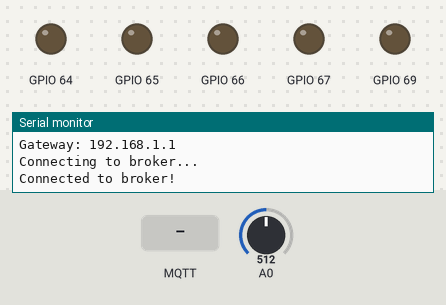
Simulated run of this sketch. Board: ESP8266 (NodeMCU). On the bench: output pins drawn as LEDs (lit = HIGH), the last lines printed to the serial monitor. Inputs (shaded band) come from the test bench; at power-on: A0 = 512. WiFi joins after 1.5 s; servers stay silent unless stated; no MQTT or app messages arrive unless stated.

Above: at 2.7 s.
2.8 s: MQTT message "singleValveOn" arrives on the first subscribed topic
At 3.2 s:
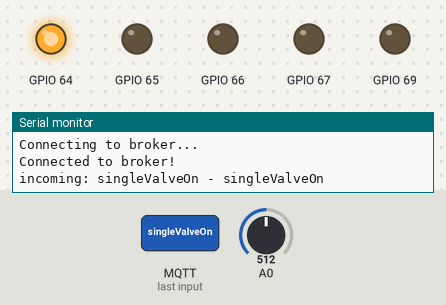
4.3 s: MQTT message "5" arrives on the first subscribed topic
At 4.6 s:
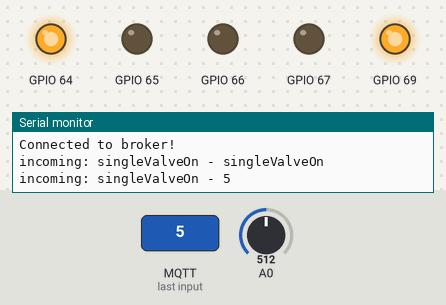
5.8 s: MQTT message "singleValveOn" arrives on the second subscribed topic
At 6.8 s:
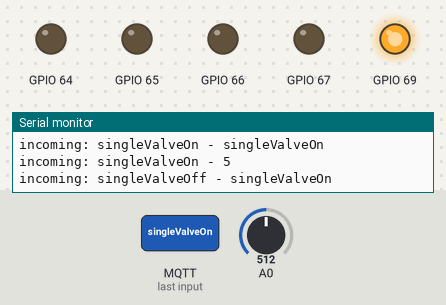
7.3 s: MQTT message "1" arrives on the first subscribed topic
At 8.1 s:
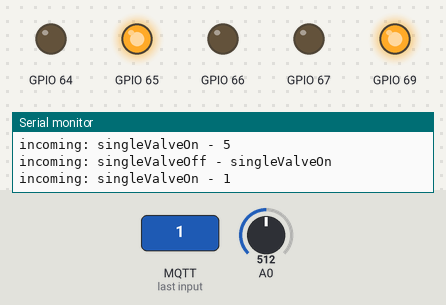
8.8 s: MQTT message "singleValveOff" arrives on the first subscribed topic
At 9.1 s:
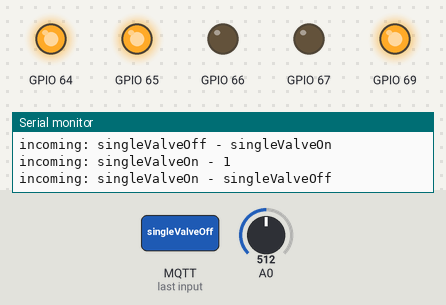
10.3 s: MQTT message "5" arrives on the second subscribed topic
At 11.3 s:
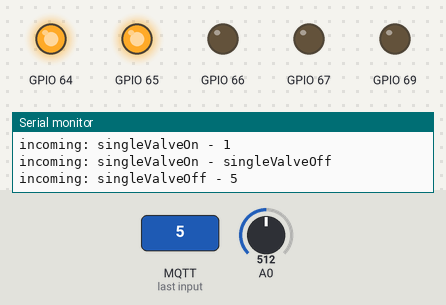
Timing chart, 0 to 12.8 s (numbered marks = the images above; inputs shaded):
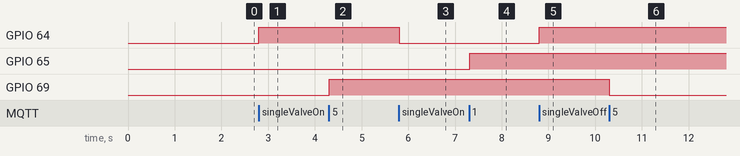

The sketch:

GPIO_test.ino
```cpp
#include <ESP8266WiFi.h>
#include <Wire.h>
#include <MQTT.h>  // MQTT Library by Joel Gaehwiler, https://github.com/256dpi/arduino-mqtt
#include <Adafruit_MCP23017.h>

// What SSID do you want to connect to, and what's the password?
const char ssid[] = "Apogee";
const char pass[] = "PerformHumanSimulator";

// Variables for commanding a prescribed valve-open time
bool holdOpenSwitch = false;
unsigned long commandedBurnTimeMicros;
unsigned long openedMicros;  // The time at which the valve was commanded to be opened

// Set the publish rate (in milliseconds) for publishing pressure values
float pubRate = 100;
int sensorValue = 0;
int valveID = 0;

// Variables for timekeeping while performing "parallel" processes
unsigned long currentMillis;
unsigned long currentMicros;
unsigned long previousMillis = 0;
unsigned long previousMicros = 0;

// Because I'm using a NodeMCU Amica microcontroller (which uses some other chipset), I
// need to redefine the pins to match how they're labeled on the board.
// For example: Pin D7 on the NodeMCU Amica actually corresponds to Pin 13 in the code.
// I don't know why this is a thing, but it is.
// The reassignment below was pulled from a github discussion forum.
// Now, instead of referring to Pin 13, call it Pin D7 (for example).
#define D0 16
#define D1 5  // I2C Bus SCL (clock), also the clock for the thermocouple
#define D2 4  // I2C Bus SDA (data) Chip select (CS) pin for thermocouple
#define D3 0  // Data out pin (DO) for thermocouple
#define D4 2  // Same as "LED_BUILTIN", but inverted logic
#define D5 14 // SPI Bus SCK (clock)
#define D6 12 // SPI Bus MISO NOT WORKING
#define D7 13 // SPI Bus MOSI
#define D8 15 // SPI Bus SS (CS)
#define D9 3  // RX0 (Serial console)
#define D10 1 // TX0 (Serial console)

Adafruit_MCP23017 mcp;  // Initialize the MCP23017 class thing
//#define PCF8591 0x48 // Device address = 0x48, 00110000
//byte adc_value0, adc_value1, adc_value2, adc_value3;

WiFiClient net;  // Instantiate an instance of WiFiClient, call it "net"
MQTTClient client;  // Instantiate an instance of MQTTClient, call it "client"


void connect() {
    WiFi.hostname("propcontroller");
    WiFi.begin(ssid, pass);
    Serial.print("Attempting to connect to ");
    Serial.println(ssid);

    while (WiFi.status() != WL_CONNECTED) {
        Serial.print(".");
        delay(500);
    }

    if (WiFi.status() == WL_CONNECTED) {
        Serial.print("\nWiFi connected to ");
        Serial.println(WiFi.SSID());
        Serial.print("IP address: ");
        Serial.println(WiFi.localIP());
        Serial.print("Gateway: ");
        Serial.println(WiFi.gatewayIP());
        Serial.println("");
    }

    Serial.println("Connecting to broker...");
    // Note: Local domain names (e.g. "Computer.local" on OSX) are not supported by Arduino.
    // You need to set the IP address of the broker directly.

    // New IP Address, old one was 192.168.0.200
    //  client.begin("192.168.0.200", net);  // User for connecting via Apogee hotspot in the upstairs lab to Raspberry Pi
    client.begin("192.168.43.35", net);  // Use for connecting via 4G tether to Raspberry Pi
    //  client.begin("192.168.43.106", net);  // Use for connecting via 4G tether to LCARS

    while (!client.connect("propcontroller")) {
        Serial.print(".");
        delay(1000);
    }

    Serial.println("Connected to broker!");
    client.subscribe("singleValveOn");
    client.subscribe("singleValveOff");
}


void messageReceived(String &topic, String &payload) {
    Serial.println("incoming: " + topic + " - " + payload);
    valveID = payload.toInt();
    // Valve ON
    if (topic == "singleValveOn") {
        mcp.digitalWrite(valveID, HIGH);   // turn the LED on (HIGH is the voltage level)
    }

    // Valve OFF
    if (topic == "singleValveOff") {
        mcp.digitalWrite(valveID, LOW);    // turn the LED off by making the voltage LOW
    }
}


void setup() {
    pinMode(2, OUTPUT);

    Serial.begin(9600);
    Wire.begin();
    mcp.begin();      // use default address 0
    mcp.pinMode(0, OUTPUT);
    mcp.pinMode(1, OUTPUT);
    mcp.pinMode(2, OUTPUT);
    mcp.pinMode(3, OUTPUT);
//     Set up MCP23017.
//          A0  A1  A2  Address
//          L   L   L   0x20
//          H   L   L   0x21
//          L   H   L   0x22
//          H   H   L   0x23
//          L   L   H   0x24
//          etc...
//    Wire.beginTransmission(0x20);  // MCP23017 Address, as specified by the logic applied to Pins A1 A2 A3. 0x20 correspongs to L L L.
//    Wire.write(0x00); // IODIRA register
//    Wire.write(0x00); // set entire PORT A to output
//    Wire.endTransmission();
//
//    Wire.beginTransmission(0x20);
//    Wire.write(0x01); // IODIRB register
//    Wire.write(0x00); // set entire PORT B to output
//    Wire.endTransmission();

    connect();
    client.onMessage(messageReceived);

    // Not implemented yet. Currently using rolling average method.
    // FilterOnePole lowpassFilter ( LOWPASS, filtFreq );
}


void loop() {
    client.loop();
    delay(10);  // <- fixes some issues with WiFi stability

    if (!client.connected()) {
        digitalWrite(12, LOW); // Auto shutoff the valves if client is not connected
        digitalWrite(13, LOW);
        digitalWrite(14, LOW);
        digitalWrite(15, LOW);
        connect(); // Attempt to connect
    }

    currentMillis = millis();

    if (currentMillis - previousMillis >= pubRate) {
        sensorValue = analogRead(A0);
        if (sensorValue >=512) {
            digitalWrite(2, LOW);
        }
        else {
            digitalWrite(2, HIGH);
        }
        client.publish("float_pressure", String(sensorValue));
        previousMillis = currentMillis;
    }
}
```

Measured:
- after the input at 2.8 s, GPIO 64: LOW → HIGH at once
- after the input at 4.3 s, GPIO 69: LOW → HIGH at once
- after the input at 5.8 s, GPIO 64: HIGH → LOW at once
- after the input at 7.3 s, GPIO 65: LOW → HIGH at once
- after the input at 8.8 s, GPIO 64: LOW → HIGH at once
- after the input at 10.3 s, GPIO 69: HIGH → LOW at once
